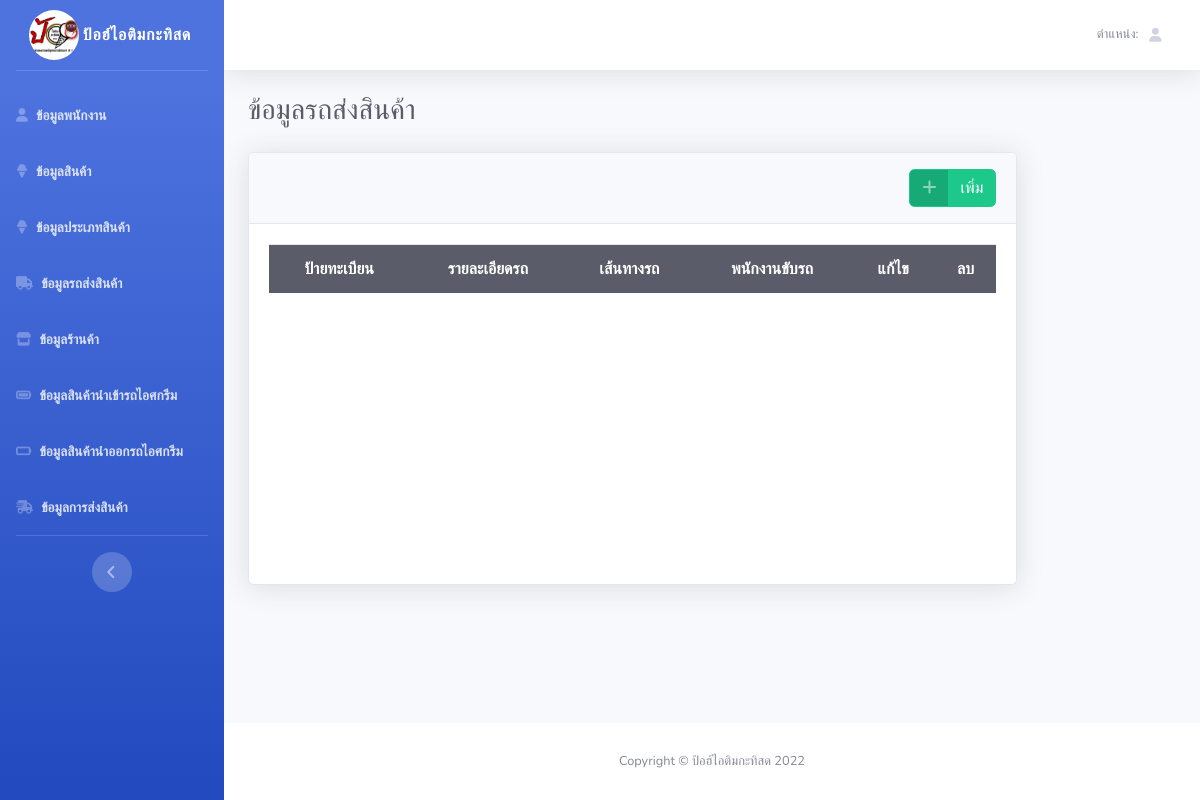
Page /truck_admin.php on the earlier database version.
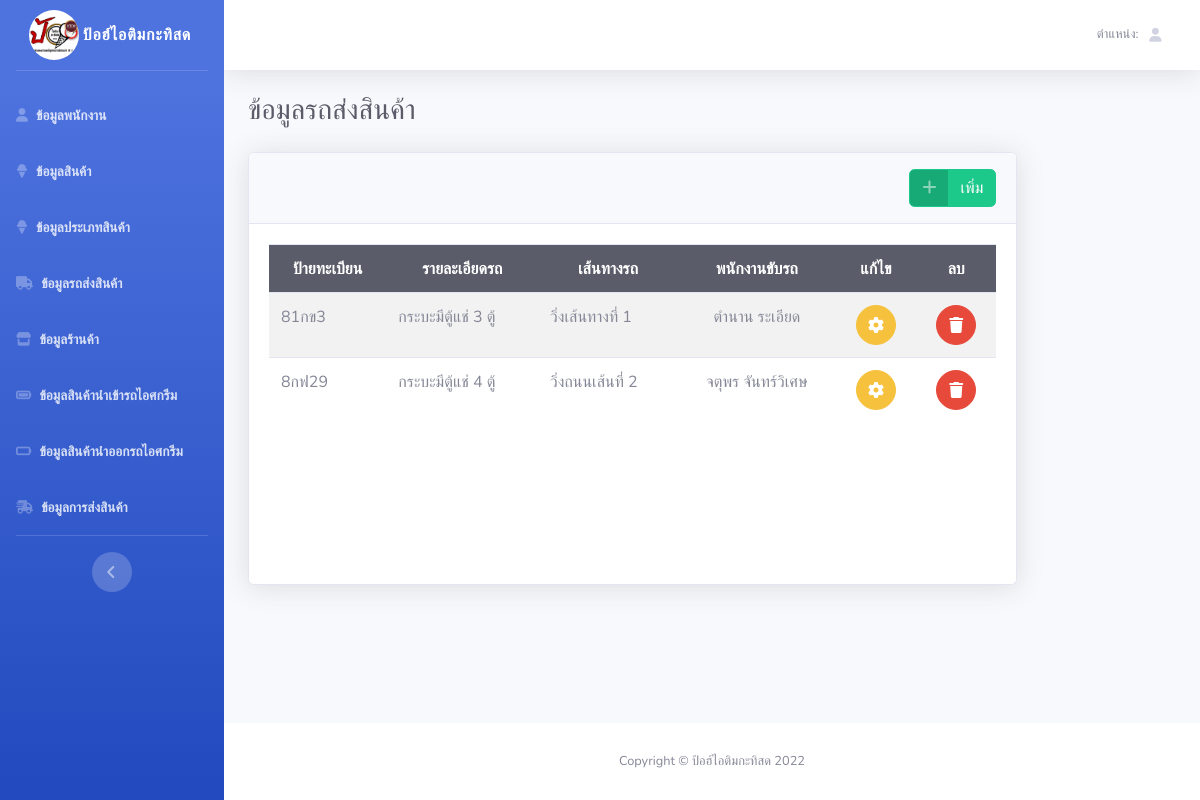
Same page on the later database version.
### tables this page shows
CREATE TABLE `truck` (
  `truck_id` varchar(20) NOT NULL,
  `truck_detail` varchar(100) NOT NULL,
  `truck_route` varchar(100) NOT NULL,
  `emp_id` varchar(20) NOT NULL
);

CREATE TABLE `employee` (
  `emp_id` varchar(50) NOT NULL,
  `emp_psw` varchar(50) NOT NULL,
  `emp_name` varchar(50) NOT NULL,
  `emp_sname` varchar(50) NOT NULL,
  `emp_birth` date NOT NULL,
  `emp_phone` varchar(15) NOT NULL,
  `qualification` varchar(100) NOT NULL,
  `position` enum('admin','driver','employee','') NOT NULL
);

### truck_admin.php (the view, shortened to what the changed rows need)
<?php
require("connection.php");
?>
<!DOCTYPE html>
<html lang="en">
<head>
    <link href="vendor/fontawesome-free-6.0.0-web/css/all.min.css" rel="stylesheet" type="text/css">
    <link href="css/sb-admin-2.min.css" rel="stylesheet">
</head>
<body id="page-top">
    <div id="wrapper">
        <div id="content-wrapper" class="d-flex flex-column">
            <div id="content">
                <div class="container-fluid">
                    <div class="d-sm-flex align-items-center justify-content-between mb-4">
                        <h1 class="h3 mb-0 text-gray-800">ข้อมูลรถส่งสินค้า</h1>
                    </div>
                    <div class="row">
                        <div class="col-xl-10 col-lg-7">
                            <div class="card shadow mb-4">
                                <div class="card-body" style="overflow-x: scroll;">
                                    <div class="chart-area">
                                    <table class="table table-striped table-lg" id="table" style="margin: auto;">
                                    <tbody>
                                        <tr>
                                        <td class="table-dark" style="text-align: center;"><b>ป้ายทะเบียน</b></td>
                                        <td class="table-dark" style="text-align: center;"><b>รายละเอียดรถ</b></td>
                                        <td class="table-dark" style="text-align: center;"><b>เส้นทางรถ</b></td>
                                        <td class="table-dark" style="text-align: center;"><b>พนักงานขับรถ</b></td>
                                        <td class="table-dark" style="text-align: center;"><b>แก้ไข</b></td>
                                        <td class="table-dark" style="text-align: center;"><b>ลบ</b></td>
                                            <?php
                                            $sql2 = "SELECT * FROM employee emp,truck t WHERE emp.emp_id = t.emp_id";
                                            $result = mysqli_query($conn,$sql2);
                                            while ($row = mysqli_fetch_assoc($result)){
                                            ?>
                                                <td><?php echo $row['truck_id']?></td>
                                                <td><?php echo $row['truck_detail']?></td>
                                                <td><?php echo $row['truck_route']?></td>
                                                <td style="text-align: center;"><?php echo $row['emp_name'];echo '  ';echo $row['emp_sname'] ?></td>
                                                <td style="text-align: center;">
                                                    <a href="truck_admin_edit.php?update_id=<?php echo $row['truck_id']?> " class="btn btn-warning btn-circle">
                                                        <i class="fas fa-gear"></i>
                                                    </a>
                                                </td>
                                                <td style="text-align: center;">
                                                    <a href="truck_admin_edit_delete.php?delete_id=<?php echo $row['truck_id'] ?>" name="delete" class="btn btn-danger btn-circle">
                                                        <i class="fas fa-trash"></i>
                                                    </a>
                                                </td>
                                        </tr>
                                        <?php
                                            }
                                        ?>
                                    </tbody>
                                    </table>
                                    </div>
                                </div>
                            </div>
                        </div>
                    </div>
                </div>
            </div>
        </div>
    </div>
</body>
</html>

Differences in the rows shown:
added truck: truck_id "81กข3", truck_detail "กระบะมีตู้แช่ 3 ตู้", truck_route "วิ่งเส้นทางที่ 1", emp.emp_name "ตำนาน", emp.emp_sname "ระเอียด"
added truck: truck_id "8กฟ29", truck_detail "กระบะมีตู้แช่ 4 ตู้", truck_route "วิ่งถนนเส้นที่ 2", emp.emp_name "จตุพร", emp.emp_sname "จันทร์วิเศษ"
